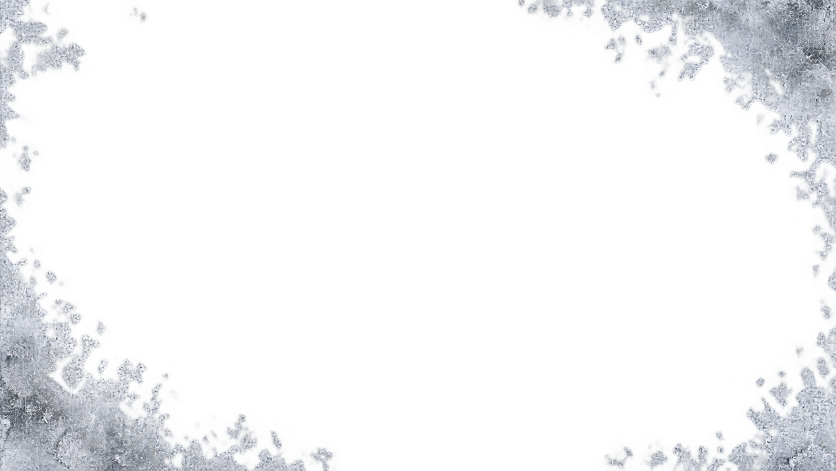
#> input picture shaders/assets/camera-frost.png, 1672 x 941 px (shown at 1/2 size)
$ python generate_weather_art.py
#> lines starting #> are read from the running program, lines starting #| are printed output that depends on the picture
"""Embed original camera frost and snow-floc alpha materials with complete L8 mip chains."""
from pathlib import Path
import hashlib
import random
from PIL import Image, ImageChops, ImageOps

ROOT = Path(__file__).resolve().parents[1]
ASSETS = ROOT / 'shaders/assets'
OUTPUT = ROOT / 'src/generated/weather_texture_data.h'


def build():
    chunks = ['#pragma once\n// Generated by scripts/generate_weather_art.py; original materials, no game assets.\nnamespace NorthlightWeatherArt {\n']
    for symbol, name, size in [('Frost', 'camera-frost.png', (1024, 576)), ('Snow', 'snow-flocs.png', (512, 512)), ('Noise', None, (128, 128))]:
        if name:
            path = ASSETS / name
            with Image.open(path) as source:
#> source is the input picture: PIL image 1672x941 RGBA; mean R, G, B, A 46.3, 47.9, 50.6, 36.5
                rgba = source.convert('RGBA')
                level = ImageChops.multiply(ImageOps.grayscale(rgba), rgba.getchannel('A')).resize(size, Image.Resampling.LANCZOS)
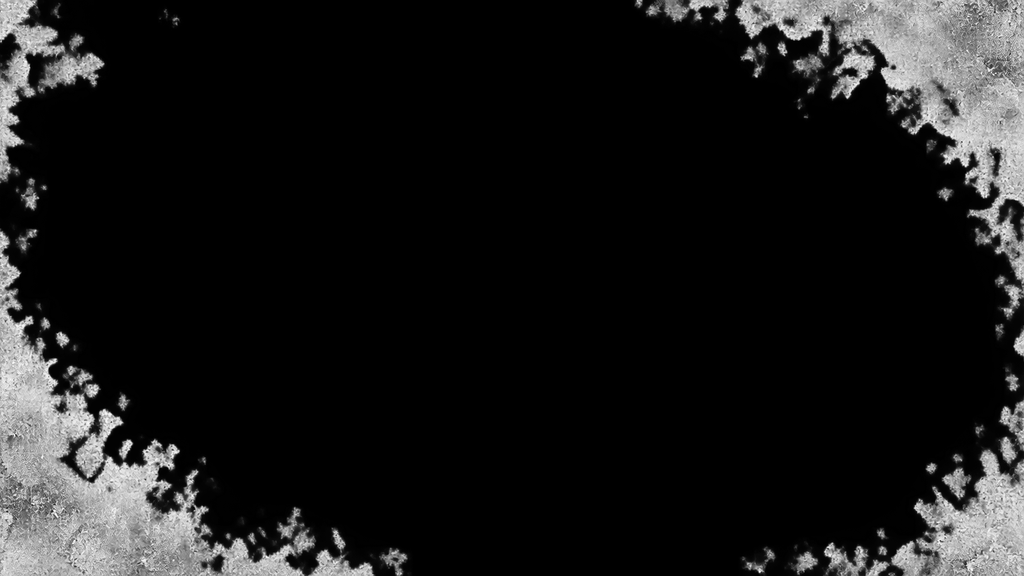
#> level: PIL image 1024x576 L; min 0, max 255, mean 26.1
            digest = hashlib.sha256(path.read_bytes()).hexdigest()
        else:
            level = Image.frombytes('L', size, random.Random(0x51a7).randbytes(size[0] * size[1]))
            digest = 'deterministic-value-noise-0x51a7'
        data = bytearray()
        while True:
            data.extend(level.tobytes())
            if level.size == (1, 1):
                break
            level = level.resize((max(1, level.width // 2), max(1, level.height // 2)), Image.Resampling.BOX)
#> this loop made 11 passes
#> pass 2, in build, `level = level.resize((max(1, level.width // 2), max(1, level.height //..`:
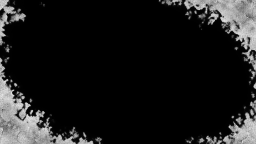
#> level: PIL image 256x144 L; min 0, max 228, mean 26.3
#> pass 3, in build, `level = level.resize((max(1, level.width // 2), max(1, level.height //..`:
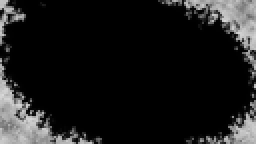
#> level: PIL image 128x72 L (shown 2 times larger); min 0, max 217, mean 26.5
        provenance = f'// source-sha256 {name} {digest}\n' if name else f'// Generator: {digest}\n'
        chunks += [provenance, f'inline constexpr unsigned k{symbol}Width={size[0]},k{symbol}Height={size[1]};\n',
                   f'inline constexpr unsigned char k{symbol}Texels[]={{\n']
        chunks += ['    ' + ','.join(str(value) for value in data[start:start + 32]) + ',\n' for start in range(0, len(data), 32)]
        chunks.append('};\n')
        print(name or 'value-noise', f'{size[0]}x{size[1]}', len(data), 'bytes including mips')
#| camera-frost.png 1024x576 786427 bytes including mips
#> pass 2 of the loop in build, `for symbol, name, size in [('Frost', 'camera-frost.png', (1024, 576)),..`:
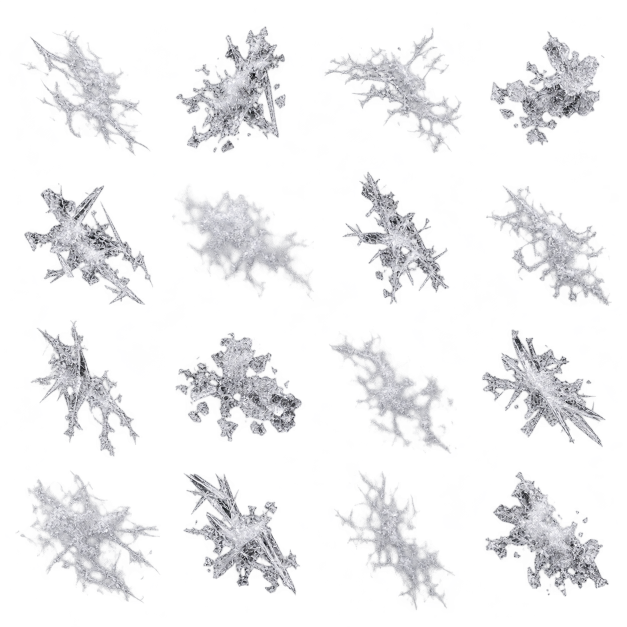
#> input picture shaders/assets/snow-flocs.png, 1254 x 1254 px (shown at 1/2 size)
#> in build, source is the input picture: PIL image 1254x1254 RGBA; mean R, G, B, A 87.6, 87.9, 93, 46.7
#> the loop in build, `while True:` made 10 passes
#> pass 1, in build, `level = level.resize((max(1, level.width // 2), max(1, level.height //..`:
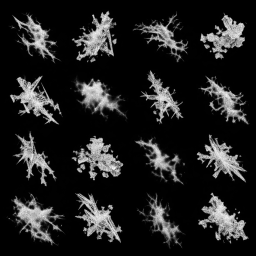
#> level: PIL image 256x256 L; min 0, max 249, mean 32.4
#> pass 3, in build, `level = level.resize((max(1, level.width // 2), max(1, level.height //..`:
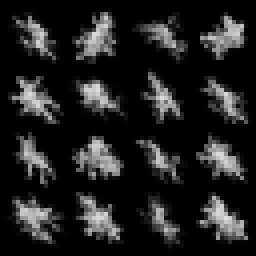
#> level: PIL image 64x64 L (shown 4 times larger); min 0, max 223, mean 33
#| snow-flocs.png 512x512 349525 bytes including mips
    chunks.append('}\n')
    contents = ''.join(chunks)
    if not OUTPUT.exists() or OUTPUT.read_text(encoding='utf-8') != contents:
        pending = OUTPUT.with_suffix('.h.tmp')
        pending.write_text(contents, encoding='utf-8', newline='\n')
#> (the run stopped early here; a loop or call above may not have finished)
